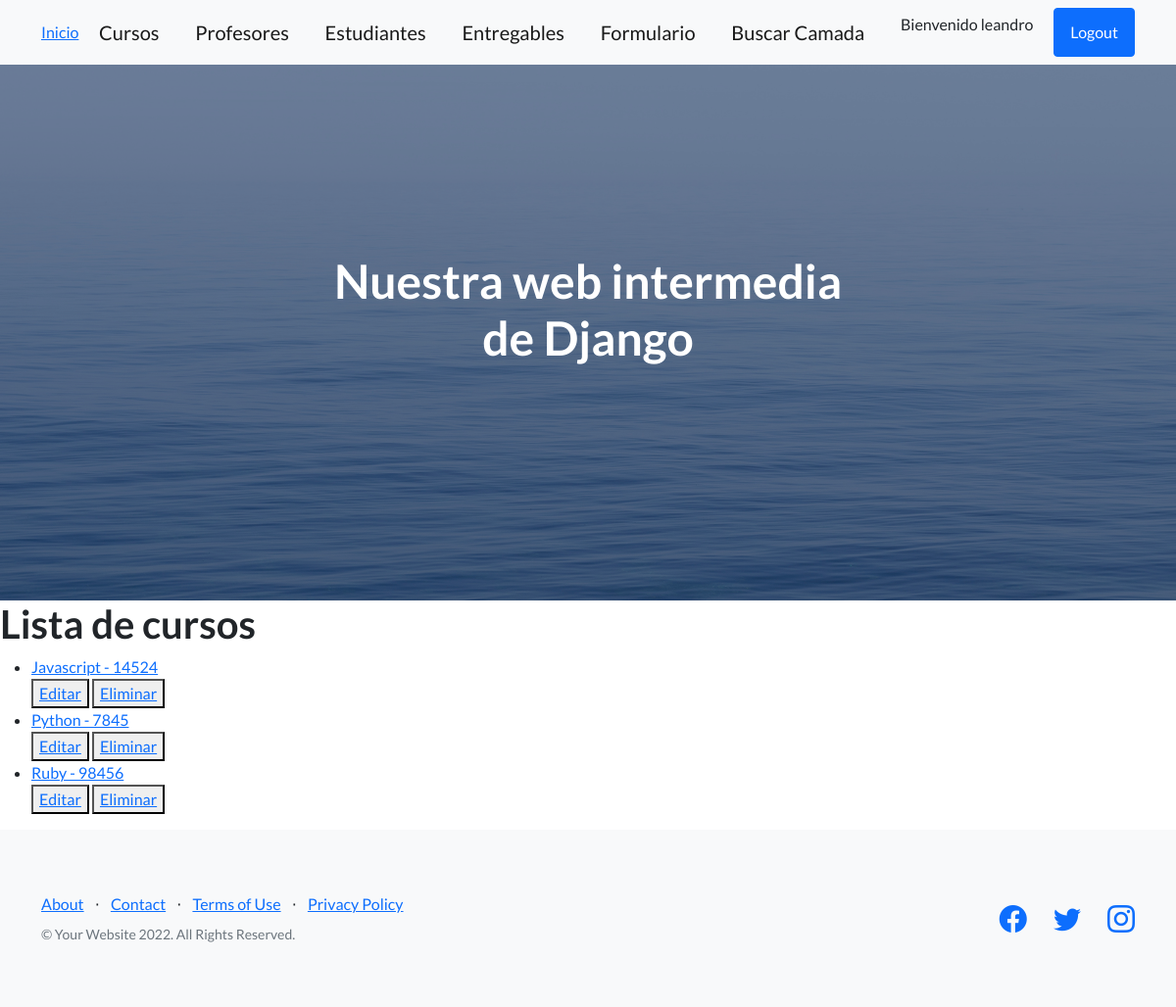
The page /app-coder/listaCursos/ (signed in) on the database as committed earlier.
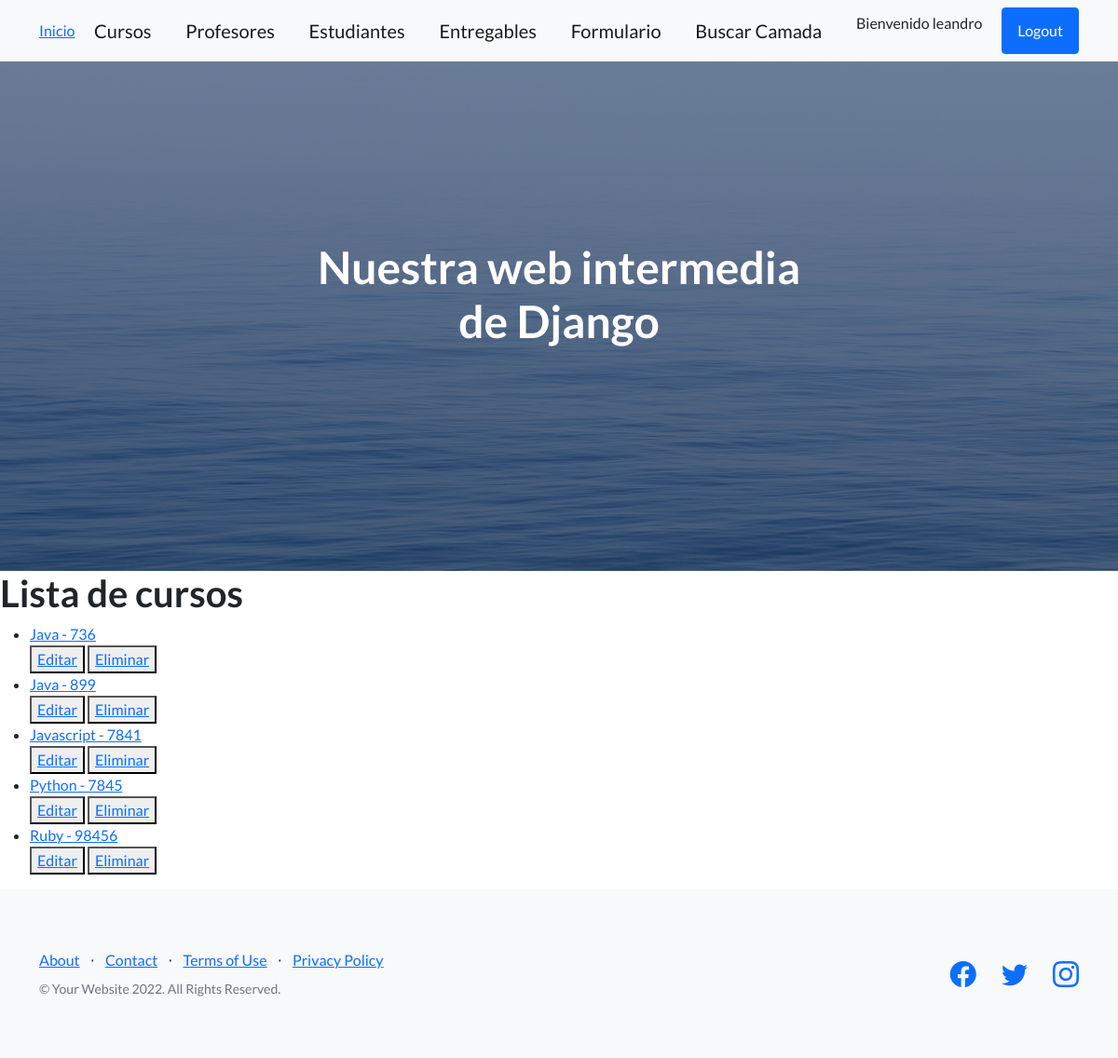
The same page on the database as committed later.
### AppCoder/models.py (models this page shows)
class Curso(models.Model): #tenemos que hacer que hereden esta estructura definida como parametro
    nombre = models.CharField(max_length=50) #nombre del curso
    camada = models.IntegerField() #comision del curso
    def __str__(self):
        return f'{self.nombre} - {self.camada}'
    class Meta: # todos estos cambios se ven reflejados en admin
        verbose_name = 'Course'
        verbose_name_plural = 'My Courses'
        ordering = ['nombre', 'camada']
        unique_together = ['nombre', 'camada']

### AppCoder/views.py (the view)
# urls.py: path('listaCursos/', CursoList.as_view(), name='ListaCursos'), #con esta view nos devielve los cursos
class CursoList(LoginRequiredMixin, ListView): #En vez de decoradores, se hereda de LoginRequiredMixin el "acceso" cuando estemos logueados
    model = Curso
    template_name = 'curso_list.html'
    context_object_name = "cursos"

### AppCoder/templates/curso_list.html
{% extends 'padre.html' %}
{% block contenidoQueCambia %}
    <h1>Lista de cursos</h1>
    <ul>
        {% for curso in cursos %}
            <li>
                <a href="{% url 'DetalleCursos' curso.id %}">
                {{curso}}
                </a>
                <div>
                    <button>
                        <a href="{% url 'ActualizaCurso' curso.id %}">Editar</a>
                    </button>
                    <button>
                        <a href="{% url 'EliminarCurso' curso.id %}">Eliminar</a>
                    </button>
                </div>
            </li>
        {% endfor %}
    </ul>
{% endblock contenidoQueCambia %}

### AppCoder/templates/padre.html (shortened to what this page needs)
<!DOCTYPE html>
<html lang="en">
    <head>
        {% load static %}
        <link href="https://cdn.jsdelivr.net/npm/bootstrap-icons@1.5.0/font/bootstrap-icons.css" rel="stylesheet" type="text/css" />
        <link href="{% static '/css/styles.css' %} " rel="stylesheet" />
    </head>
    <body>
        <nav class="navbar navbar-light bg-light static-top">
            <div class="container">
                <a class="navbar-brand1" href="#!">Inicio</a>
                <a class="navbar-brand" href="{% url 'Cursos' %}">Cursos</a>
                <a class="navbar-brand" href="{% url 'Profesores' %}">Profesores</a>
                <a class="navbar-brand" href="{% url 'Estudiantes' %}">Estudiantes</a>
                <a class="navbar-brand" href="{% url 'Entregables' %}">Entregables</a>
                <a class="navbar-brand" href="{% url 'CursoFormulario' %}">Formulario</a>
                <a class="navbar-brand" href="{% url 'busqueda_camada' %}">Buscar Camada</a>
                {% if user.is_authenticated %}
                    <p>Bienvenido {{user.username}}</p>
                    <a class="btn btn-primary" href="{% url 'Logout' %}">Logout</a>
                {% else %}
                <a class="btn btn-primary" href="{% url 'Login' %}">Login</a>
                {% endif %}
            </div>
        </nav>
        <header class="masthead">
            <div class="container position-relative">
                <div class="row justify-content-center">
                    <div class="col-xl-6">
                        <div class="text-center text-white">
                            <h1 class="mb-5">Nuestra web intermedia de Django</h1>
                        </div>
                    </div>
                </div>
            </div>
        </header>
        {% block contenidoQueCambia %}
        {% endblock contenidoQueCambia %}
        <footer class="footer bg-light">
            <div class="container">
                <div class="row">
                    <div class="col-lg-6 h-100 text-center text-lg-start my-auto">
                        <ul class="list-inline mb-2">
                            <li class="list-inline-item"><a href="#!">About</a></li>
                            <li class="list-inline-item">⋅</li>
                            <li class="list-inline-item"><a href="#!">Contact</a></li>
                            <li class="list-inline-item">⋅</li>
                            <li class="list-inline-item"><a href="#!">Terms of Use</a></li>
                            <li class="list-inline-item">⋅</li>
                            <li class="list-inline-item"><a href="#!">Privacy Policy</a></li>
                        </ul>
                        <p class="text-muted small mb-4 mb-lg-0">&copy; Your Website 2022. All Rights Reserved.</p>
                    </div>
                    <div class="col-lg-6 h-100 text-center text-lg-end my-auto">
                        <ul class="list-inline mb-0">
                            <li class="list-inline-item me-4">
                                <a href="#!"><i class="bi-facebook fs-3"></i></a>
                            </li>
                            <li class="list-inline-item me-4">
                                <a href="#!"><i class="bi-twitter fs-3"></i></a>
                            </li>
                            <li class="list-inline-item">
                                <a href="#!"><i class="bi-instagram fs-3"></i></a>
                            </li>
                        </ul>
                    </div>
                </div>
            </div>
        </footer>
    </body>
</html>

Rows that differ between the two databases and show on the page:
removed Curso: nombre+camada "Javascript - 14524"
added Curso: nombre+camada "Java - 736"
added Curso: nombre+camada "Java - 899"
added Curso: nombre+camada "Javascript - 7841"
